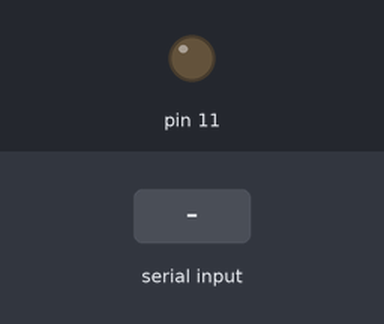
Bench run of a sketch on a simulated Arduino Uno, built with avr-gcc and run on an emulated ATmega328P. On the bench: output pins drawn as LEDs (lit = HIGH). The inputs (shaded band) are chosen by the test bench.

Above: at 1.2 s.
1.3 s: "a\n" received over Serial
At 2.3 s:
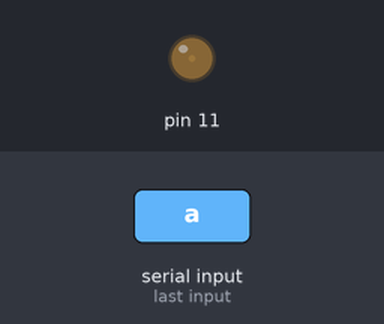
2.8 s: byte 97 ('a') received over Serial
At 3.4 s:
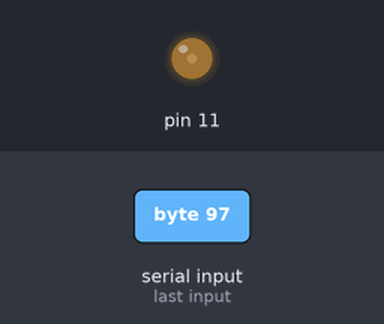
4.3 s: "a\n" received over Serial
At 4.6 s:
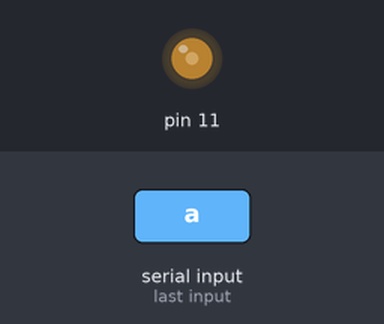
5.8 s: byte 97 ('a') received over Serial
At 6.9 s:
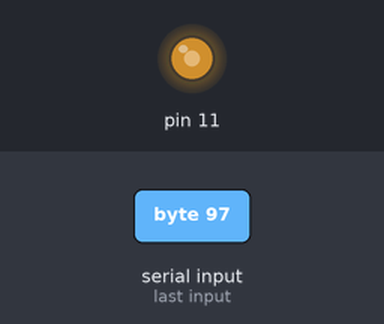
Timing chart, 0 to 8.3 s (numbered marks = the images above; inputs shaded):
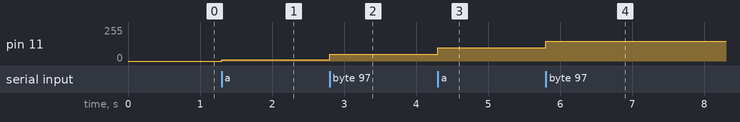

Measured:
- after the input at 1.3 s, pin 11: 0/255 → 10/255 at once
- after the input at 2.8 s, pin 11: 10/255 → 50/255 at once
- after the input at 4.3 s, pin 11: 50/255 → 100/255 at once
- after the input at 5.8 s, pin 11: 100/255 → 150/255 at once

The sketch:

faded.ino
```cpp
int f=0;
void setup() {
  // put your setup code here, to run once:
  Serial.begin(9600);
  pinMode(11,OUTPUT);

}

void loop() {
  // put your main code here, to run repeatedly:
  if(Serial.available()>0)
  {
    char a=Serial.read();
    if(a=='a'&&f==0)
    {
      analogWrite(11,10);
      f=1;
    }
   else if(f==1&&a=='a')
    {
      analogWrite(11,50);
      f=2;
    }
   else if(f==2&&a=='a')
    {
      analogWrite(11,100);
      f=3;
    }
    else if(f==3&&a=='a')
    {
      analogWrite(11,150);
      f=4;
    }
       else if(f==4&&a=='a')
    {
      analogWrite(11,200);
      f=5;
    }
     else if(f==5&&a=='a')
    {
      analogWrite(11,255);
      f=6;
    }


     if(a=='b'&&f==6)
    {
      analogWrite(11,200);
      f=7;
    }
   else if(f==7&&a=='b')
    {
      analogWrite(11,150);
      f=8;
    }
   else if(f==8&&a=='b')
    {
      analogWrite(11,100);
      f=9;
    }
    else if(f==9&&a=='b')
    {
      analogWrite(11,50);
      f=10;
    }
       else if(f==10&&a=='b')
    {
      analogWrite(11,10);
      f=0;

    }


  }


}
```
